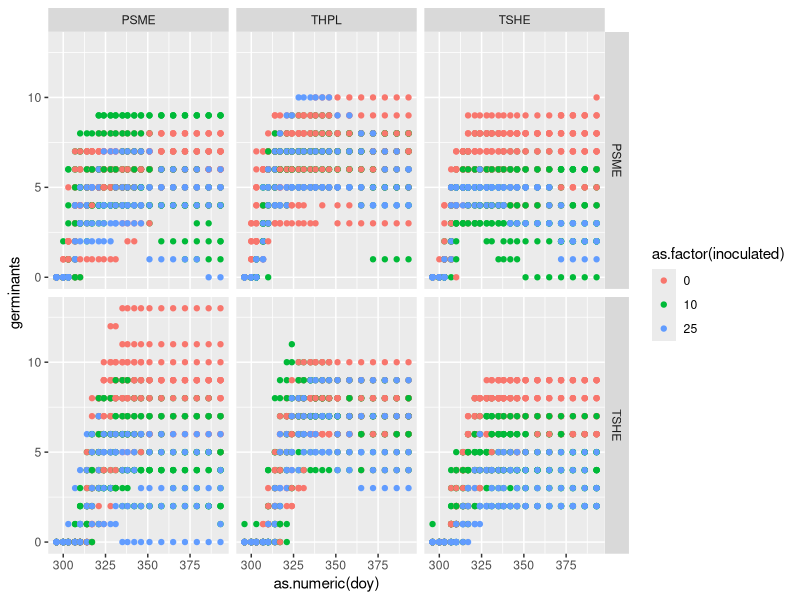
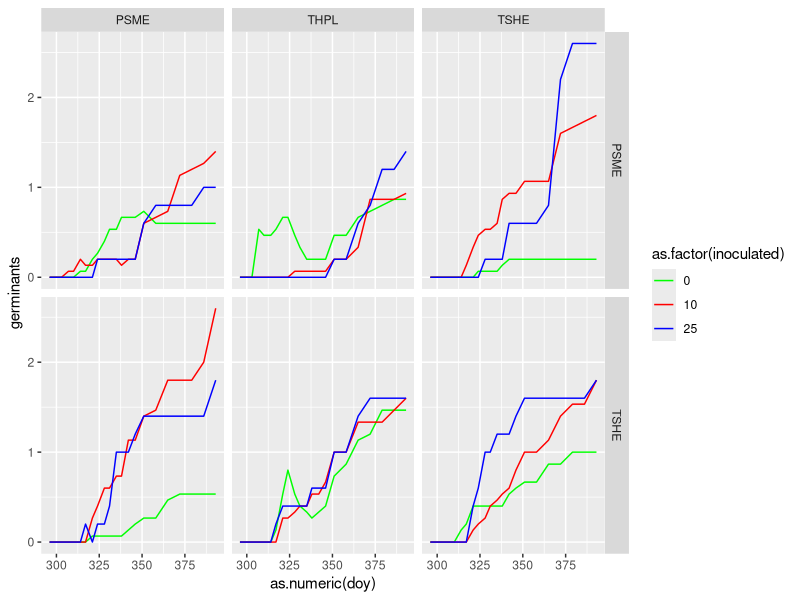
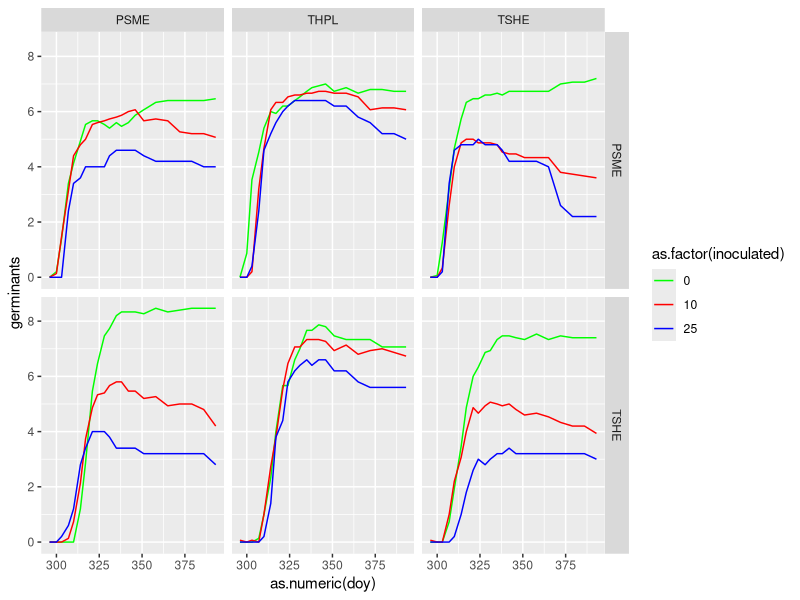
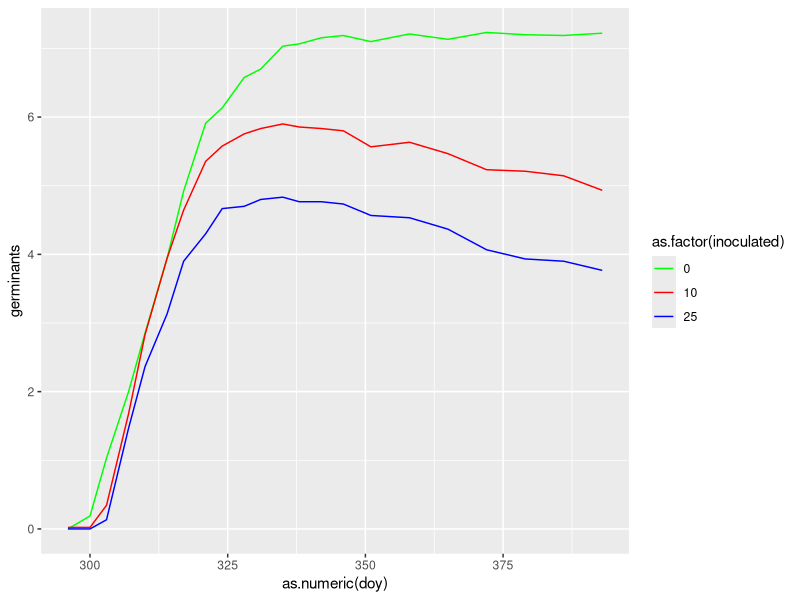
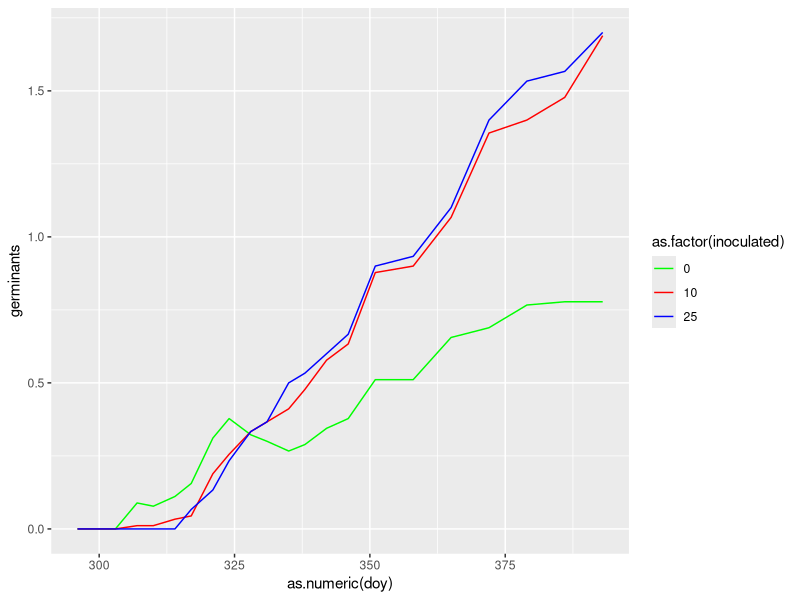
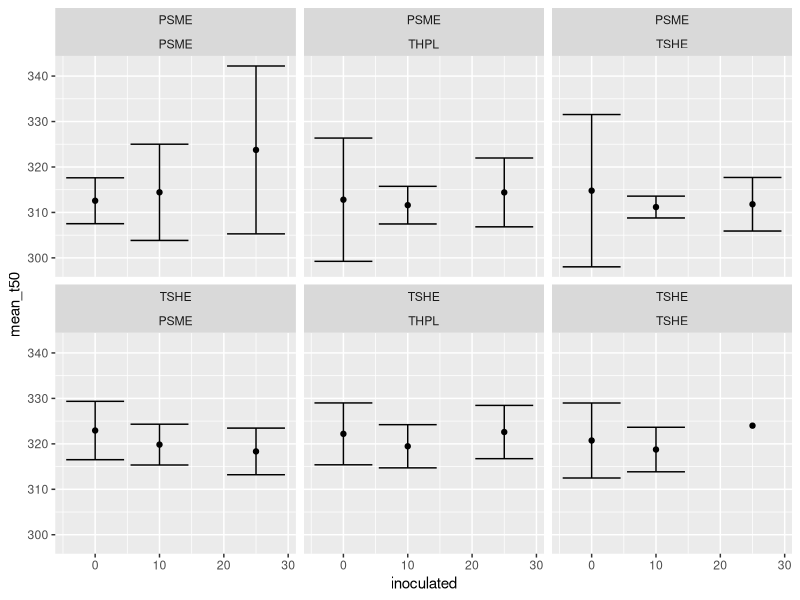

Generate these figures, in order, with R:
## Started Boxing Day 2025 ##
## By Lizzie ##

## Working off germ_analysis a little ... but plotting##

# housekeeping
rm(list=ls())
options(stringsAsFactors=FALSE)

# Load libraries
library(ggplot2)
library(reshape)
library(tidyverse)

# set wd
# Update to include yours with ifelse

user <- Sys.info()[["user"]]

ifelse(
  user == "lizzie",
  "/Users/lizzie/Documents/git/projects/grephon/soilinoculation/analyses/",
  ifelse(
    user == "nolanmeier",
    "/Users/nolanmeier/git/morasoilinoculation/analyses",
    ifelse(
      user == "Xiaomao", 
      "C:/PhD/Project/morasoilinoculation/analyses",
      NA
    )
  )
)

# get the data!
# should be INPUT (not inputs)

# First, bring in full, most recent dataset (will talk to Mao about lab protocols for doing this)
seedsraw <- read.csv('inputs/germination_data.csv') # Full data set with alive and dead, from Jan. 2
seeds <- seedsraw[1:210,]
seeds[is.na(seeds)] <- 0 #  This works, all empty cells mean no germinants (of any kind) observed


seeds$seed_species <- str_trim(seeds$seed_species, side = "right")

# filter out all columns containing dead data
aliveraw <- seeds[, !grepl("dead", names(seeds))]
alive <- aliveraw

# filter out all columns containing alive data
deadraw <- seeds[, !grepl("alive", names(seeds))]
dead <- deadraw


# reshaping
library(reshape)
alivelong <-  melt(alive, id.var=c("soil_species", "seed_species", "inoculated_.", "pot", "notes"))
names(alivelong) <- c("soil_species", "seed_species", "inoculated", "pot", "notes", "doy", "germinants")

deadlong <- melt(dead, id.var=c("soil_species", "seed_species", "inoculated_.", "pot", "notes"))
names(deadlong) <- c("soil_species", "seed_species", "inoculated", "pot", "notes", "doy", "germinants")

# clean up the variable 
alivelong$doy <- substr(alivelong$doy, 2, 4)
deadlong$doy <- substr(deadlong$doy, 2, 4)
unique(alivelong$doy)

#quartz()
ggplot(alivelong, aes(x=as.numeric(doy), y=germinants, color=as.factor(inoculated))) +
	geom_point() + 
	facet_grid(seed_species~soil_species)
# Hmm, this looks like a good start, but ...
	# it would be better if we summarized the data by inoluction level using ggplot stats etc.
	# would be great to work on that next if someone has time!
	# and then we could do it for dead also. 

####### Working off the above to sort by inoculation ##########
####### Dec. 29, 2025, by Nolan ########
head(alivelong)

# summarize stats by grouping by inoculation level
# plot as lines
aliveplot <- ggplot(alivelong,
       aes(x = as.numeric(doy),
           y = germinants,
           color = as.factor(inoculated),
           group = inoculated)) +
  
  stat_summary(fun = mean, geom = "line") + 
  
  # to remove error bars
  # stat_summary(
  #   fun.data = mean_se,
  #   geom = "errorbar",
  #   width = 1
  # ) + 
  
  facet_grid(seed_species ~ soil_species)
  

##### Adding to the above but trying to start with the full data set ######
###### January 2, 2025, by Nolan ######

deadplot <- ggplot(deadlong,
       aes(x = as.numeric(doy),
           y = germinants,
           color = as.factor(inoculated),
           group = inoculated)) +
  
  stat_summary(fun = mean, geom = "line") + 
  
  # to remove error bars
  # stat_summary(
  #   fun.data = mean_se,
  #   geom = "errorbar",
  #   width = 1
  # ) + 
  
  facet_grid(seed_species ~ soil_species) 

####### Jan. 11, 2026 #########
###### Nolan, working to modify graphs #######

# Set the colour scale to match the tray labels 
deadplot + scale_color_manual(values=c("green", "red", "blue"))
aliveplot + scale_color_manual(values=c("green", "red", "blue"))

##### January 16, 2026 #########
# Combining all soil/seed treatments to only show inoculation effects, Nolan
germinants_by_inoculation <- alivelong %>%
  group_by(soil_species,seed_species) %>%
  ggplot(aes(x = as.numeric(doy),
      y = germinants,
      color = as.factor(inoculated),
      group = inoculated)) +
  
  stat_summary(fun = mean, geom = "line") + 
  scale_color_manual(values=c("green", "red", "blue"))
germinants_by_inoculation  

deaths_by_inoculation <- deadlong %>%
  group_by(soil_species,seed_species) %>%
  ggplot(aes(x = as.numeric(doy),
             y = germinants,
             color = as.factor(inoculated),
             group = inoculated)) +
  
  stat_summary(fun = mean, geom = "line") + 
  scale_color_manual(values=c("green", "red", "blue"))
deaths_by_inoculation


##### Working to do some more visualisations/calculations ######
## Jan. 31, Nolan #######

##### Add a column for plot_id to group by treatment
alivelong <- alivelong %>%
  mutate(germ_prop = germinants/10) %>%
  mutate(pot_id = paste(soil_species, seed_species,inoculated,sep = "_"))


T50 <- alivelong %>%
  arrange(pot_id,doy)%>%
  group_by(pot_id,pot)%>%
  filter(germ_prop >= 0.5)%>%
  slice(1)%>%
  ungroup()%>%
  select(pot_id,pot,t50_day = doy)
  


  #facet_wrap()
### Add the other variables to the df so they can be used for facet_wrap #####
T50_treatments <- T50%>%
  #group_by(pot_id)%>%
  #summarise(mean_t50 = mean(as.numeric(t50_day)))%>%
  mutate(soil_species = substr(pot_id,1,4))%>%
  mutate(seed_species = substr(pot_id,6,9))%>%
  mutate(inoculated = as.numeric(substr(pot_id,11,12)))%>%
  arrange(seed_species,soil_species)

T50_stats <- T50_treatments %>%
  group_by(pot_id)%>%
  summarise(mean_t50 = mean(as.numeric(t50_day)),
            sd_t50 = sd(as.numeric(t50_day)))%>%
  mutate(soil_species = substr(pot_id,1,4))%>%
  mutate(seed_species = substr(pot_id,6,9))%>%
  mutate(inoculated = as.numeric(substr(pot_id,11,12)))

ggplot(T50_stats,aes(x=inoculated,y=mean_t50,group=pot_id))+
  geom_point()+
  geom_errorbar(aes(ymin = mean_t50 - sd_t50,
                    ymax = mean_t50 + sd_t50)) + 
  facet_wrap(seed_species~soil_species)


#### Plot the data as boxplots, still working on this ######
# T50_plot <- ggplot(T50_treatments,aes(x=inoculated,y=mean_t50,group = as.factor(inoculated), fill = as.factor(inoculated))) +
#   geom_boxplot() +
#   facet_wrap(~soil_species)
# 
# T50_plot
# 
# PSME_T50 <- T50_treatments %>%
#   filter(seed_species == "PSME")
# PSME_T50_plot <- ggplot(PSME_T50,aes(x=inoculated,y=mean_t50,group = as.factor(inoculated), fill = as.factor(inoculated))) +
#   geom_boxplot() +
#   facet_wrap(~soil_species)
# PSME_T50_plot

  
